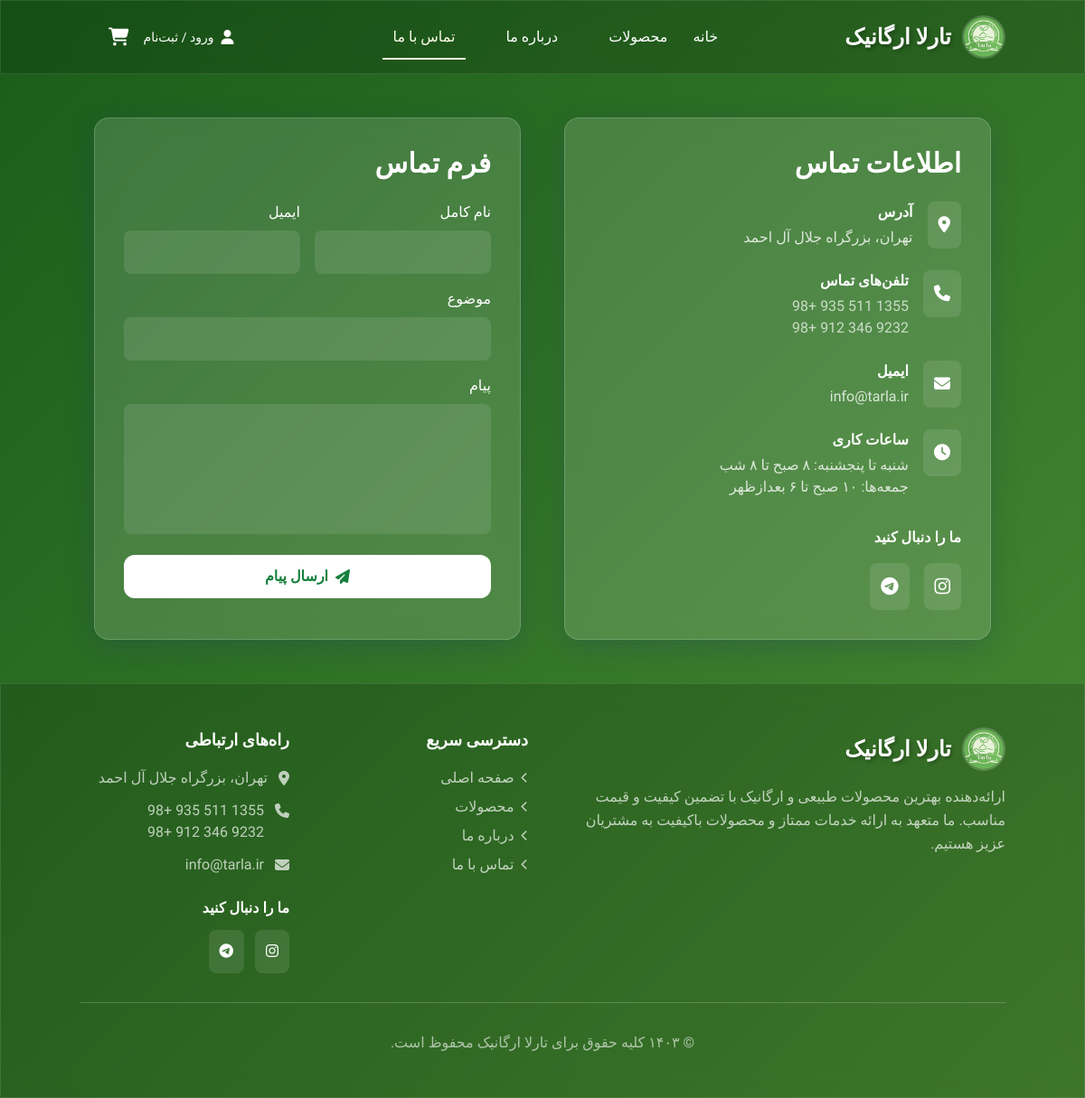
Page /contact/ on the committed database.
### store/models.py (models this page shows, shortened)
class SiteSettings(models.Model):
    site_name = models.CharField(max_length=100, default='تارلا ارگانیک', verbose_name='نام سایت')
    delivery_fee = models.PositiveIntegerField(
        default=25000,
        validators=[MinValueValidator(0)],
        verbose_name='هزینه ارسال (تومان)'
    )
    free_delivery_threshold = models.PositiveIntegerField(
        default=500000,
        validators=[MinValueValidator(0)],
        verbose_name='حداقل مبلغ برای ارسال رایگان (تومان)'
    )
    free_delivery_enabled = models.BooleanField(default=True, verbose_name='فعالسازی ارسال رایگان')
    contact_phone = models.CharField(max_length=20, default='+98 935 511 1355', verbose_name='تلفن تماس ۱')
    contact_phone2 = models.CharField(max_length=20, blank=True, verbose_name='تلفن تماس ۲')
    contact_email = models.EmailField(default='info@tarla.ir', verbose_name='ایمیل')
    address = models.TextField(default='تهران، بزرگراه جلال آل احمد', verbose_name='آدرس')
    class Meta:
        verbose_name = 'تنظیمات سایت'
        verbose_name_plural = 'تنظیمات سایت'

### store/views.py (the view, shortened to what this page needs)
# urls.py: path("contact/", views.contact, name="contact"),
def contact(request):
    return render(request, "store/contact.html")

### store/context_processors.py (called while the page is built, shortened)
def site_settings(request):
    try:
        site_settings = SiteSettings.objects.first()
    except Exception as e:
        site_settings = None
    return {
        'site_settings': site_settings
    }

### store/templates/store/contact.html (shortened to what this page needs)
{% extends "store/base.html" %}
{% block content %}
<div class="container mx-auto py-12 px-4">
    <div class="grid grid-cols-1 lg:grid-cols-2 gap-12">
        <div class="glass rounded-2xl p-8 text-white">
            <h2 class="text-3xl font-bold mb-6">اطلاعات تماس</h2>
            <div class="space-y-6">
                <div class="flex items-start gap-4">
                    <div class="bg-white/10 rounded-lg p-3">
                        <i class="fas fa-map-marker-alt text-lg"></i>
                    </div>
                    <div>
                        <h3 class="font-bold mb-1">آدرس</h3>
                        <p class="text-white/80">تهران، بزرگراه جلال آل احمد</p>
                    </div>
                </div>
                <div class="flex items-start gap-4">
                    <div class="bg-white/10 rounded-lg p-3">
                        <i class="fas fa-phone text-lg"></i>
                    </div>
                    <div>
                        <h3 class="font-bold mb-1">تلفن‌های تماس</h3>
                        <p class="text-white/70">{{ site_settings.contact_phone|default:"+98 935 511 1355" }}</p>
                        {% if site_settings.contact_phone2 %}
                        <p class="text-white/70">{{ site_settings.contact_phone2 }}</p>
                        {% endif %}
                    </div>
                </div>
                <div class="flex items-start gap-4">
                    <div class="bg-white/10 rounded-lg p-3">
                        <i class="fas fa-envelope text-lg"></i>
                    </div>
                    <div>
                        <h3 class="font-bold mb-1">ایمیل</h3>
                        <p class="text-white/80">info@tarla.ir</p>
                    </div>
                </div>
                <div class="flex items-start gap-4">
                    <div class="bg-white/10 rounded-lg p-3">
                        <i class="fas fa-clock text-lg"></i>
                    </div>
                    <div>
                        <h3 class="font-bold mb-1">ساعات کاری</h3>
                        <p class="text-white/80">شنبه تا پنجشنبه: ۸ صبح تا ۸ شب</p>
                        <p class="text-white/80">جمعه‌ها: ۱۰ صبح تا ۶ بعدازظهر</p>
                    </div>
                </div>
            </div>
            <div class="mt-8">
                <h3 class="font-bold mb-4">ما را دنبال کنید</h3>
                <div class="flex gap-4">
                    <a href="https://www.instagram.com/tarla.organic"
                       class="bg-white/10 hover:bg-white/20 p-3 rounded-lg transition-all">
                        <i class="fab fa-instagram text-xl"></i>
                    </a>
                    <a href="https://t.me/tarla_organic"
                       class="bg-white/10 hover:bg-white/20 p-3 rounded-lg transition-all">
                        <i class="fab fa-telegram text-xl"></i>
                    </a>
                </div>
            </div>
        </div>
        <div class="glass rounded-2xl p-8 text-white">
            <h2 class="text-3xl font-bold mb-6">فرم تماس</h2>
            <form method="post" class="space-y-4">
                <div class="grid grid-cols-1 md:grid-cols-2 gap-4">
                    <div>
                        <label class="block text-white mb-2">نام کامل</label>
                        <input type="text" name="name" required
                               class="w-full bg-white/10 rounded-lg px-4 py-3 text-white placeholder-white/50 focus:outline-none focus:ring-2 focus:ring-white/30">
                    </div>
                    <div>
                        <label class="block text-white mb-2">ایمیل</label>
                        <input type="email" name="email" required
                               class="w-full bg-white/10 rounded-lg px-4 py-3 text-white placeholder-white/50 focus:outline-none focus:ring-2 focus:ring-white/30">
                    </div>
                </div>
                <div>
                    <label class="block text-white mb-2">موضوع</label>
                    <input type="text" name="subject" required
                           class="w-full bg-white/10 rounded-lg px-4 py-3 text-white placeholder-white/50 focus:outline-none focus:ring-2 focus:ring-white/30">
                </div>
                <div>
                    <label class="block text-white mb-2">پیام</label>
                    <textarea name="message" rows="5" required
                              class="w-full bg-white/10 rounded-lg px-4 py-3 text-white placeholder-white/50 focus:outline-none focus:ring-2 focus:ring-white/30 resize-none"></textarea>
                </div>
                <button type="submit"
                        class="w-full bg-white hover:bg-white/90 text-green-700 py-3 rounded-xl font-semibold transition-all flex items-center justify-center gap-2">
                    <i class="fas fa-paper-plane"></i>
                    ارسال پیام
                </button>
            </form>
        </div>
    </div>
</div>
{% endblock %}

### store/templates/store/footer.html
{% load static %}
<footer class="glass-dark text-white py-12 px-4 mt-auto">
    <div class="container mx-auto">
        <div class="grid grid-cols-1 md:grid-cols-4 gap-8">
            <div class="md:col-span-2">
                <div class="flex items-center mb-4">
                    <img src="{% static 'store/images/favicon.jpg' %}" alt="تارلا لوگو"
                         class="h-12 w-12 rounded-full object-cover border-2 border-white/20">
                    <h3 class="text-2xl font-bold logo-text mr-3">
                        {{ site_settings.site_name|default:"تارلا ارگانیک" }}
                    </h3>
                </div>
                <p class="text-white/70 mb-4 leading-relaxed">
                    ارائه‌دهنده بهترین محصولات طبیعی و ارگانیک با تضمین کیفیت و قیمت مناسب.
                    ما متعهد به ارائه خدمات ممتاز و محصولات باکیفیت به مشتریان عزیز هستیم.
                </p>
            </div>
            <div>
                <h4 class="font-semibold mb-4 text-lg">دسترسی سریع</h4>
                <ul class="space-y-2">
                    <li>
                        <a href="{% url 'home' %}" class="text-white/70 hover:text-white transition-colors flex items-center gap-2">
                            <i class="fas fa-chevron-left text-xs"></i>
                            صفحه اصلی
                        </a>
                    </li>
                    <li>
                        <a href="{% url 'products' %}" class="text-white/70 hover:text-white transition-colors flex items-center gap-2">
                            <i class="fas fa-chevron-left text-xs"></i>
                            محصولات
                        </a>
                    </li>
                    <li>
                        <a href="{% url 'about' %}" class="text-white/70 hover:text-white transition-colors flex items-center gap-2">
                            <i class="fas fa-chevron-left text-xs"></i>
                            درباره ما
                        </a>
                    </li>
                    <li>
                        <a href="{% url 'contact' %}" class="text-white/70 hover:text-white transition-colors flex items-center gap-2">
                            <i class="fas fa-chevron-left text-xs"></i>
                            تماس با ما
                        </a>
                    </li>
                </ul>
            </div>
            <div>
                <h4 class="font-semibold mb-4 text-lg">راه‌های ارتباطی</h4>
                <div class="space-y-3">
                    <div class="flex items-start gap-3">
                        <i class="fas fa-map-marker-alt mt-1 text-white/70"></i>
                        <span class="text-white/70">{{ site_settings.address|default:"تهران - بزرگراه جلال آل احمد" }}</span>
                    </div>
                    <div class="flex items-start gap-3">
                        <i class="fas fa-phone mt-1 text-white/70"></i>
                        <div>
                            <p class="text-white/70">{{ site_settings.contact_phone|default:"+98 935 511 1355" }}</p>
                            {% if site_settings.contact_phone2 %}
                            <p class="text-white/70">{{ site_settings.contact_phone2 }}</p>
                            {% endif %}
                        </div>
                    </div>
                    <div class="flex items-start gap-3">
                        <i class="fas fa-envelope mt-1 text-white/70"></i>
                        <span class="text-white/70">{{ site_settings.contact_email|default:"info@tarla-organic.ir" }}</span>
                    </div>
                </div>
                <div class="mt-6">
                    <h4 class="font-semibold mb-3">ما را دنبال کنید</h4>
                    <div class="flex gap-3">
                        <a href="https://www.instagram.com/tarla.organic"
                           class="bg-white/10 hover:bg-white/20 p-3 rounded-lg transition-all transform hover:scale-110">
                            <i class="fab fa-instagram"></i>
                        </a>
                        <a href="https://t.me/tarla_organic"
                           class="bg-white/10 hover:bg-white/20 p-3 rounded-lg transition-all transform hover:scale-110">
                            <i class="fab fa-telegram"></i>
                        </a>
                    </div>
                </div>
            </div>
        </div>
        <div class="border-t border-white/20 mt-8 pt-8 text-center text-white/60">
            <p>© ۱۴۰۳ کلیه حقوق برای {{ site_settings.site_name|default:"فروشگاه تارلا ارگانیک" }} محفوظ است.</p>
        </div>
    </div>
</footer>

### store/templates/store/base.html (style rules this page uses)
body { background: linear-gradient(135deg, #1a5d1a 0%, #78b94c 50%, #a7d129 100%); background-size: 400% 400%; animation: gradient 15s ease infinite; min-height: 100vh; font-family: 'Vazirmatn', sans-serif; }
.glass { background: rgba(255, 255, 255, 0.15); backdrop-filter: blur(12px); -webkit-backdrop-filter: blur(12px); border: 1px solid rgba(255, 255, 255, 0.18); box-shadow: 0 8px 32px 0 rgba(31, 38, 135, 0.2); }
.glass-dark { background: rgba(0, 0, 0, 0.15); backdrop-filter: blur(12px); -webkit-backdrop-filter: blur(12px); border: 1px solid rgba(255, 255, 255, 0.1); }
.logo-text { font-family: 'Vazirmatn', sans-serif; font-weight: 700; text-shadow: 2px 2px 4px rgba(0, 0, 0, 0.3); }

### rows in the picture
SiteSettings: contact_phone "1355 511 935 +98", contact_phone2 "9232 346 912 +98", site_name "تارلا ارگانیک", address "تهران، بزرگراه جلال آل احمد", contact_email "info@tarla.ir"
